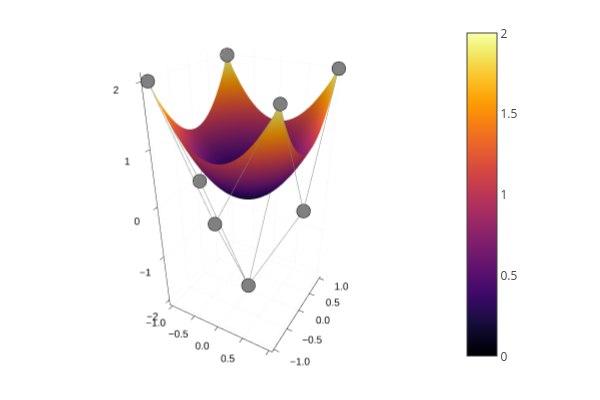

Notebook cell for this chart:
### Code cell
p = 2
k = KnotVector([-1,-1,-1,1,1,1])
P = BSplineSpace{p}(k)
a = [SVector(i,j,2i^2+2j^2-2) for i in -1:1, j in -1:1]
# a = [SVector(i,j, 0) for i in -1:1, j in -1:1]
M = BSplineManifold(a,P,P)
plot(M)

# z = hcat(M.(t,t)...)
# z = hcat(M(:,0.5).(0:0.1:1)...)
# z = hcat(γ.(0:0.1:1)...)
# # plot!(z[1,:],z[2,:],z[3,:], linewidth = 5, color=:cyan)
# plot!(M(:,0.5), linewidth = 5, color=:green)
# plot!(M(0.0,:), linewidth = 5, color=:cyan)

### Figure 1 — Plotly figure (JSON) as saved in the notebook; plotly's stock layout.template omitted (floating-point values rounded to 4 significant figures; data arrays with more than 128 entries replaced by an {"elided": "..."} marker saying what was removed)
{"data": [{"colorbar": {"len": 0.9525, "title": {"text": ""}, "x": 0.7615, "y": 0.5139}, "legendgroup": "y1", "marker": {"color": "rgba(128, 128, 128, 1.000)", "line": {"color": "rgba(0, 0, 0, 1)", "width": 1}, "size": 8, "symbol": "circle"}, "mode": "markers", "name": "y1", "scene": "scene", "showlegend": false, "type": "scatter3d", "x": [-1, 0, 1], "xaxis": "x", "y": [-1, -1, -1], "yaxis": "y", "z": [2, 0, 2], "zaxis": "z", "zmax": 2, "zmin": 0}, {"colorbar": {"len": 0.9525, "title": {"text": ""}, "x": 0.7615, "y": 0.5139}, "legendgroup": "y2", "marker": {"color": "rgba(128, 128, 128, 1.000)", "line": {"color": "rgba(0, 0, 0, 1)", "width": 1}, "size": 8, "symbol": "circle"}, "mode": "markers", "name": "y2", "scene": "scene", "showlegend": false, "type": "scatter3d", "x": [-1, 0, 1], "xaxis": "x", "y": [0, 0, 0], "yaxis": "y", "z": [0, -2, 0], "zaxis": "z", "zmax": 2, "zmin": 0}, {"colorbar": {"len": 0.9525, "title": {"text": ""}, "x": 0.7615, "y": 0.5139}, "legendgroup": "y3", "marker": {"color": "rgba(128, 128, 128, 1.000)", "line": {"color": "rgba(0, 0, 0, 1)", "width": 1}, "size": 8, "symbol": "circle"}, "mode": "markers", "name": "y3", "scene": "scene", "showlegend": false, "type": "scatter3d", "x": [-1, 0, 1], "xaxis": "x", "y": [1, 1, 1], "yaxis": "y", "z": [2, 0, 2], "zaxis": "z", "zmax": 2, "zmin": 0}, {"colorbar": {"len": 0.9525, "title": {"text": ""}, "x": 0.7615, "y": 0.5139}, "legendgroup": "y4", "line": {"color": "rgba(128, 128, 128, 1.000)", "dash": "solid", "shape": "linear", "width": 1}, "mode": "lines", "name": "y4", "scene": "scene", "showlegend": false, "type": "scatter3d", "x": [-1, 0, 1], "xaxis": "x", "y": [-1, -1, -1], "yaxis": "y", "z": [2, 0, 2], "zaxis": "z", "zmax": 2, "zmin": 0}, {"colorbar": {"len": 0.9525, "title": {"text": ""}, "x": 0.7615, "y": 0.5139}, "legendgroup": "y5", "line": {"color": "rgba(128, 128, 128, 1.000)", "dash": "solid", "shape": "linear", "width": 1}, "mode": "lines", "name": "y5", "scene": "scene", "showlegend": false, "type": "scatter3d", "x": [-1, 0, 1], "xaxis": "x", "y": [0, 0, 0], "yaxis": "y", "z": [0, -2, 0], "zaxis": "z", "zmax": 2, "zmin": 0}, {"colorbar": {"len": 0.9525, "title": {"text": ""}, "x": 0.7615, "y": 0.5139}, "legendgroup": "y6", "line": {"color": "rgba(128, 128, 128, 1.000)", "dash": "solid", "shape": "linear", "width": 1}, "mode": "lines", "name": "y6", "scene": "scene", "showlegend": false, "type": "scatter3d", "x": [-1, 0, 1], "xaxis": "x", "y": [1, 1, 1], "yaxis": "y", "z": [2, 0, 2], "zaxis": "z", "zmax": 2, "zmin": 0}, {"colorbar": {"len": 0.9525, "title": {"text": ""}, "x": 0.7615, "y": 0.5139}, "legendgroup": "y7", "line": {"color": "rgba(128, 128, 128, 1.000)", "dash": "solid", "shape": "linear", "width": 1}, "mode": "lines", "name": "y7", "scene": "scene", "showlegend": false, "type": "scatter3d", "x": [-1, -1, -1], "xaxis": "x", "y": [-1, 0, 1], "yaxis": "y", "z": [2, 0, 2], "zaxis": "z", "zmax": 2, "zmin": 0}, {"colorbar": {"len": 0.9525, "title": {"text": ""}, "x": 0.7615, "y": 0.5139}, "legendgroup": "y8", "line": {"color": "rgba(128, 128, 128, 1.000)", "dash": "solid", "shape": "linear", "width": 1}, "mode": "lines", "name": "y8", "scene": "scene", "showlegend": false, "type": "scatter3d", "x": [0, 0, 0], "xaxis": "x", "y": [-1, 0, 1], "yaxis": "y", "z": [0, -2, 0], "zaxis": "z", "zmax": 2, "zmin": 0}, {"colorbar": {"len": 0.9525, "title": {"text": ""}, "x": 0.7615, "y": 0.5139}, "legendgroup": "y9", "line": {"color": "rgba(128, 128, 128, 1.000)", "dash": "solid", "shape": "linear", "width": 1}, "mode": "lines", "name": "y9", "scene": "scene", "showlegend": false, "type": "scatter3d", "x": [1, 1, 1], "xaxis": "x", "y": [-1, 0, 1], "yaxis": "y", "z": [2, 0, 2], "zaxis": "z", "zmax": 2, "zmin": 0}, {"cmax": 2, "cmin": 0, "colorbar": {"len": 0.9525, "title": {"text": ""}, "x": 0.7615, "y": 0.5139}, "colorscale": {"elided": "256x2 mixed values"}, "name": "y10", "opacity": null, "scene": "scene", "showlegend": false, "showscale": true, "type": "surface", "x": {"elided": "101x101 float values"}, "xaxis": "x", "y": {"elided": "101x101 float values"}, "yaxis": "y", "z": {"elided": "101x101 float values"}, "zaxis": "z", "zmax": 2, "zmin": 0}], "layout": {"annotations": [], "height": 400, "legend": {"bgcolor": "rgba(255, 255, 255, 1.000)", "bordercolor": "rgba(0, 0, 0, 1)", "borderwidth": 1, "font": {"color": "rgba(0, 0, 0, 1)", "family": "sans-serif", "size": 11}, "title": {"font": {"color": "rgba(0, 0, 0, 1)", "family": "sans-serif", "size": 15}, "text": ""}, "tracegroupgap": 0, "traceorder": "normal", "x": 1, "xanchor": "auto", "y": 1, "yanchor": "auto"}, "margin": {"b": 20, "l": 0, "r": 0, "t": 20}, "paper_bgcolor": "rgba(255, 255, 255, 1.000)", "plot_bgcolor": "rgba(255, 255, 255, 1.000)", "scene": {"aspectmode": "auto", "aspectratio": {"x": 0.7937, "y": 0.7937, "z": 1.587}, "camera": {"eye": {"x": 1.126, "y": -1.95, "z": 1.3}, "projection": "orthographic"}, "domain": {"x": [0.06582, 0.7615], "y": [0.03762, 0.9902]}, "xaxis": {"gridcolor": "rgba(0, 0, 0, 0.1)", "gridwidth": 0.5, "linecolor": "rgba(0, 0, 0, 1)", "mirror": false, "range": [-1.06, 1.06], "showgrid": true, "showline": true, "showticklabels": true, "tickangle": 0, "tickcolor": "rgb(0, 0, 0)", "tickfont": {"color": "rgba(0, 0, 0, 1)", "family": "sans-serif", "size": 11}, "tickmode": "array", "ticks": "inside", "ticktext": ["−1.0", "−0.5", "0.0", "0.5", "1.0"], "tickvals": [-1, -0.5, 0, 0.5, 1], "title": {"font": {"color": "rgba(0, 0, 0, 1)", "family": "sans-serif", "size": 15}, "text": ""}, "type": "linear", "visible": true, "zeroline": false, "zerolinecolor": "rgba(0, 0, 0, 1)"}, "yaxis": {"gridcolor": "rgba(0, 0, 0, 0.1)", "gridwidth": 0.5, "linecolor": "rgba(0, 0, 0, 1)", "mirror": false, "range": [-1.06, 1.06], "showgrid": true, "showline": true, "showticklabels": true, "tickangle": 0, "tickcolor": "rgb(0, 0, 0)", "tickfont": {"color": "rgba(0, 0, 0, 1)", "family": "sans-serif", "size": 11}, "tickmode": "array", "ticks": "inside", "ticktext": ["−1.0", "−0.5", "0.0", "0.5", "1.0"], "tickvals": [-1, -0.5, 0, 0.5, 1], "title": {"font": {"color": "rgba(0, 0, 0, 1)", "family": "sans-serif", "size": 15}, "text": ""}, "type": "linear", "visible": true, "zeroline": false, "zerolinecolor": "rgba(0, 0, 0, 1)"}, "zaxis": {"gridcolor": "rgba(0, 0, 0, 0.1)", "gridwidth": 0.5, "linecolor": "rgba(0, 0, 0, 1)", "mirror": false, "range": [-2.12, 2.12], "showgrid": true, "showline": true, "showticklabels": true, "tickangle": 0, "tickcolor": "rgb(0, 0, 0)", "tickfont": {"color": "rgba(0, 0, 0, 1)", "family": "sans-serif", "size": 11}, "tickmode": "array", "ticks": "inside", "ticktext": ["−2", "−1", "0", "1", "2"], "tickvals": [-2, -1, 0, 1, 2], "title": {"font": {"color": "rgba(0, 0, 0, 1)", "family": "sans-serif", "size": 15}, "text": ""}, "type": "linear", "visible": true, "zeroline": false, "zerolinecolor": "rgba(0, 0, 0, 1)"}}, "showlegend": true, "width": 600}}
